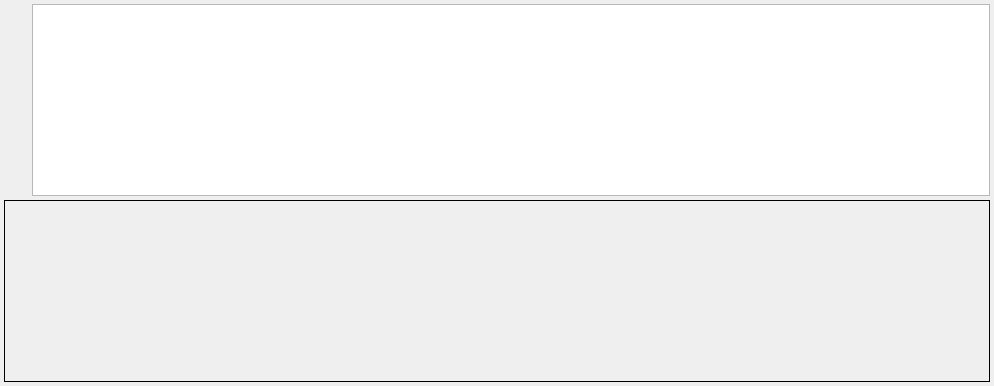
<?xml version="1.0" encoding="UTF-8"?>
<ui version="4.0">
 <class>StatsGenMDFWidget</class>
 <widget class="QWidget" name="StatsGenMDFWidget">
  <property name="geometry">
   <rect>
    <x>0</x>
    <y>0</y>
    <width>994</width>
    <height>386</height>
   </rect>
  </property>
  <property name="windowTitle">
   <string>Form</string>
  </property>
  <layout class="QGridLayout" name="gridLayout">
   <property name="leftMargin">
    <number>4</number>
   </property>
   <property name="topMargin">
    <number>4</number>
   </property>
   <property name="rightMargin">
    <number>4</number>
   </property>
   <property name="bottomMargin">
    <number>4</number>
   </property>
   <property name="spacing">
    <number>4</number>
   </property>
   <item row="2" column="0" colspan="2">
    <widget class="QwtPlot" name="m_MDFPlot">
     <property name="sizePolicy">
      <sizepolicy hsizetype="Expanding" vsizetype="Expanding">
       <horstretch>0</horstretch>
       <verstretch>3</verstretch>
      </sizepolicy>
     </property>
     <property name="toolTip">
      <string>Enter values in the table above to adjust this plot.</string>
     </property>
     <property name="styleSheet">
      <string notr="true">QwtPlot
{
background-color: rgb(0, 0, 0);
}</string>
     </property>
     <property name="frameShape">
      <enum>QFrame::Box</enum>
     </property>
    </widget>
   </item>
   <item row="0" column="1">
    <widget class="QTableView" name="m_MDFTableView">
     <property name="sizePolicy">
      <sizepolicy hsizetype="Preferred" vsizetype="Preferred">
       <horstretch>10</horstretch>
       <verstretch>0</verstretch>
      </sizepolicy>
     </property>
     <property name="minimumSize">
      <size>
       <width>300</width>
       <height>0</height>
      </size>
     </property>
     <property name="maximumSize">
      <size>
       <width>16777215</width>
       <height>16777215</height>
      </size>
     </property>
     <property name="verticalScrollMode">
      <enum>QAbstractItemView::ScrollPerPixel</enum>
     </property>
     <property name="horizontalScrollMode">
      <enum>QAbstractItemView::ScrollPerPixel</enum>
     </property>
     <property name="cornerButtonEnabled">
      <bool>false</bool>
     </property>
    </widget>
   </item>
   <item row="0" column="0">
    <layout class="QVBoxLayout" name="verticalLayout">
     <property name="spacing">
      <number>6</number>
     </property>
     <property name="sizeConstraint">
      <enum>QLayout::SetMinAndMaxSize</enum>
     </property>
     <item>
      <widget class="QPushButton" name="addMDFRowBtn">
       <property name="sizePolicy">
        <sizepolicy hsizetype="Fixed" vsizetype="Fixed">
         <horstretch>0</horstretch>
         <verstretch>0</verstretch>
        </sizepolicy>
       </property>
       <property name="minimumSize">
        <size>
         <width>24</width>
         <height>24</height>
        </size>
       </property>
       <property name="maximumSize">
        <size>
         <width>24</width>
         <height>24</height>
        </size>
       </property>
       <property name="text">
        <string/>
       </property>
       <property name="flat">
        <bool>true</bool>
       </property>
      </widget>
     </item>
     <item>
      <widget class="QPushButton" name="deleteMDFRowBtn">
       <property name="sizePolicy">
        <sizepolicy hsizetype="Fixed" vsizetype="Fixed">
         <horstretch>0</horstretch>
         <verstretch>0</verstretch>
        </sizepolicy>
       </property>
       <property name="minimumSize">
        <size>
         <width>24</width>
         <height>24</height>
        </size>
       </property>
       <property name="maximumSize">
        <size>
         <width>24</width>
         <height>24</height>
        </size>
       </property>
       <property name="text">
        <string/>
       </property>
       <property name="flat">
        <bool>true</bool>
       </property>
      </widget>
     </item>
     <item>
      <widget class="QPushButton" name="loadMDFBtn">
       <property name="sizePolicy">
        <sizepolicy hsizetype="Fixed" vsizetype="Fixed">
         <horstretch>0</horstretch>
         <verstretch>0</verstretch>
        </sizepolicy>
       </property>
       <property name="minimumSize">
        <size>
         <width>24</width>
         <height>24</height>
        </size>
       </property>
       <property name="maximumSize">
        <size>
         <width>24</width>
         <height>24</height>
        </size>
       </property>
       <property name="text">
        <string/>
       </property>
       <property name="flat">
        <bool>true</bool>
       </property>
      </widget>
     </item>
     <item>
      <widget class="QPushButton" name="m_MDFUpdateBtn">
       <property name="sizePolicy">
        <sizepolicy hsizetype="Fixed" vsizetype="Fixed">
         <horstretch>0</horstretch>
         <verstretch>0</verstretch>
        </sizepolicy>
       </property>
       <property name="minimumSize">
        <size>
         <width>24</width>
         <height>24</height>
        </size>
       </property>
       <property name="maximumSize">
        <size>
         <width>24</width>
         <height>24</height>
        </size>
       </property>
       <property name="text">
        <string/>
       </property>
       <property name="flat">
        <bool>true</bool>
       </property>
      </widget>
     </item>
     <item>
      <spacer name="verticalSpacer">
       <property name="orientation">
        <enum>Qt::Vertical</enum>
       </property>
       <property name="sizeType">
        <enum>QSizePolicy::Preferred</enum>
       </property>
       <property name="sizeHint" stdset="0">
        <size>
         <width>5</width>
         <height>10</height>
        </size>
       </property>
      </spacer>
     </item>
    </layout>
   </item>
  </layout>
 </widget>
 <customwidgets>
  <customwidget>
   <class>QwtPlot</class>
   <extends>QFrame</extends>
   <header>qwt_plot.h</header>
   <container>1</container>
  </customwidget>
 </customwidgets>
 <resources>
  <include location="../../../../../../ExternalProjects/SIMPL/Source/SVWidgetsLib/icons/images/Icons.qrc"/>
 </resources>
 <connections/>
</ui>
